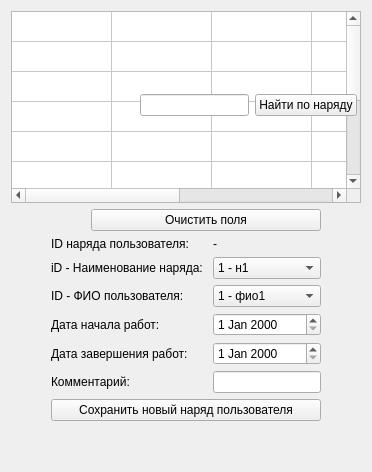
                  <widget class="QWidget" name="tab_32">
                   <attribute name="title">
                    <string>Наряды пользователей</string>
                   </attribute>
                   <layout class="QGridLayout" name="gridLayout_51">
                    <item row="0" column="0">
                     <layout class="QVBoxLayout" name="verticalLayout_25">
                      <item>
                       <layout class="QHBoxLayout" name="horizontalLayout_31">
                        <item>
                         <widget class="QTableWidget" name="table_userDuty">
                          <property name="minimumSize">
                           <size>
                            <width>0</width>
                            <height>150</height>
                           </size>
                          </property>
                          <property name="maximumSize">
                           <size>
                            <width>16777215</width>
                            <height>250</height>
                           </size>
                          </property>
                          <property name="dragEnabled">
                           <bool>false</bool>
                          </property>
                          <property name="showGrid">
                           <bool>true</bool>
                          </property>
                          <property name="sortingEnabled">
                           <bool>false</bool>
                          </property>
                          <property name="wordWrap">
                           <bool>true</bool>
                          </property>
                          <property name="cornerButtonEnabled">
                           <bool>true</bool>
                          </property>
                          <attribute name="horizontalHeaderVisible">
                           <bool>false</bool>
                          </attribute>
                          <attribute name="verticalHeaderVisible">
                           <bool>false</bool>
                          </attribute>
                          <row>
                           <property name="text">
                            <string>Новая строка</string>
                           </property>
                          </row>
                          <row>
                           <property name="text">
                            <string>Новая строка</string>
                           </property>
                          </row>
                          <row>
                           <property name="text">
                            <string>Новая строка</string>
                           </property>
                          </row>
                          <row>
                           <property name="text">
                            <string>Новая строка</string>
                           </property>
                          </row>
                          <row>
                           <property name="text">
                            <string>Новая строка</string>
                           </property>
                          </row>
                          <row>
                           <property name="text">
                            <string>Новая строка</string>
                           </property>
                          </row>
                          <row>
                           <property name="text">
                            <string>Новая строка</string>
                           </property>
                          </row>
                          <row>
                           <property name="text">
                            <string>Новая строка</string>
                           </property>
                          </row>
                          <row>
                           <property name="text">
                            <string>Новая строка</string>
                           </property>
                          </row>
                          <row>
                           <property name="text">
                            <string>Новая строка</string>
                           </property>
                          </row>
                          <column>
                           <property name="text">
                            <string>ID</string>
                           </property>
                          </column>
                          <column>
                           <property name="text">
                            <string>ID пользователя</string>
                           </property>
                          </column>
                          <column>
                           <property name="text">
                            <string>ID наряда</string>
                           </property>
                          </column>
                          <column>
                           <property name="text">
                            <string>Дата начала</string>
                           </property>
                          </column>
                          <column>
                           <property name="text">
                            <string>Дата завершения</string>
                           </property>
                          </column>
                          <column>
                           <property name="text">
                            <string>Комментарий</string>
                           </property>
                          </column>
                          <item row="0" column="0">
                           <property name="text">
                            <string/>
                           </property>
                          </item>
                         </widget>
                        </item>
                       </layout>
                      </item>
                      <item>
                       <layout class="QGridLayout" name="gridLayout_5">
                        <item row="0" column="1" rowspan="2" colspan="2">
                         <layout class="QVBoxLayout" name="verticalLayout_6">
                          <item>
                           <layout class="QHBoxLayout" name="horizontalLayout_19">
                            <item>
                             <spacer name="horizontalSpacer_30">
                              <property name="orientation">
                               <enum>Qt::Vertical</enum>
                              </property>
                              <property name="sizeHint" stdset="0">
                               <size>
                                <width>40</width>
                                <height>20</height>
                               </size>
                              </property>
                             </spacer>
                            </item>
                            <item>
                             <widget class="QPushButton" name="btn_userDutyClear">
                              <property name="text">
                               <string>Очистить поля</string>
                              </property>
                             </widget>
                            </item>
                           </layout>
                          </item>
                          <item>
                           <layout class="QFormLayout" name="formLayout_2">
                            <item row="0" column="0">
                             <widget class="QLabel" name="label_58">
                              <property name="text">
                               <string>ID наряда пользователя: </string>
                              </property>
                             </widget>
                            </item>
                            <item row="0" column="1">
                             <widget class="QLabel" name="label_users_duty_id">
                              <property name="text">
                               <string>-</string>
                              </property>
                             </widget>
                            </item>
                            <item row="2" column="0">
                             <widget class="QLabel" name="label_36">
                              <property name="text">
                               <string>iD - Наименование наряда: </string>
                              </property>
                             </widget>
                            </item>
                            <item row="2" column="1">
                             <widget class="QComboBox" name="duty_id">
                              <item>
                               <property name="text">
                                <string>1 - н1</string>
                               </property>
                              </item>
                              <item>
                               <property name="text">
                                <string>2 - н2</string>
                               </property>
                              </item>
                              <item>
                               <property name="text">
                                <string>3 - н3</string>
                               </property>
                              </item>
                             </widget>
                            </item>
                            <item row="3" column="0">
                             <widget class="QLabel" name="label_53">
                              <property name="text">
                               <string>ID - ФИО пользователя: </string>
                              </property>
                             </widget>
                            </item>
                            <item row="3" column="1">
                             <widget class="QComboBox" name="comboBox_user_id">
                              <item>
                               <property name="text">
                                <string>1 - фио1</string>
                               </property>
                              </item>
                              <item>
                               <property name="text">
                                <string>2 - фио2</string>
                               </property>
                              </item>
                              <item>
                               <property name="text">
                                <string>3</string>
                               </property>
                              </item>
                              <item>
                               <property name="text">
                                <string>4</string>
                               </property>
                              </item>
                              <item>
                               <property name="text">
                                <string>5</string>
                               </property>
                              </item>
                              <item>
                               <property name="text">
                                <string>6</string>
                               </property>
                              </item>
                             </widget>
                            </item>
                            <item row="4" column="0">
                             <widget class="QLabel" name="label_54">
                              <property name="text">
                               <string>Дата начала работ: </string>
                              </property>
                             </widget>
                            </item>
                            <item row="4" column="1">
                             <widget class="QDateEdit" name="dateTimeEdit_date_start"/>
                            </item>
                            <item row="5" column="0">
                             <widget class="QLabel" name="label_55">
                              <property name="text">
                               <string>Дата завершения работ: </string>
                              </property>
                             </widget>
                            </item>
                            <item row="5" column="1">
                             <widget class="QDateEdit" name="dateTimeEdit_date_finish"/>
                            </item>
                            <item row="6" column="0">
                             <widget class="QLabel" name="label_56">
                              <property name="text">
                               <string>Комментарий:</string>
                              </property>
                             </widget>
                            </item>
                            <item row="6" column="1">
                             <widget class="QLineEdit" name="lineEdit_users_duty_note"/>
                            </item>
                           </layout>
                          </item>
                          <item>
                           <layout class="QHBoxLayout" name="horizontalLayout_btnUserDuty">
                            <item>
                             <widget class="QPushButton" name="btn_saveNewDutyUser">
                              <property name="text">
                               <string>Сохранить новый наряд пользователя</string>
                              </property>
                             </widget>
                            </item>
                           </layout>
                          </item>
                         </layout>
                        </item>
                        <item row="0" column="3">
                         <spacer name="horizontalSpacer_6">
                          <property name="orientation">
                           <enum>Qt::Vertical</enum>
                          </property>
                          <property name="sizeType">
                           <enum>QSizePolicy::Fixed</enum>
                          </property>
                          <property name="sizeHint" stdset="0">
                           <size>
                            <width>40</width>
                            <height>20</height>
                           </size>
                          </property>
                         </spacer>
                        </item>
                        <item row="1" column="0">
                         <spacer name="horizontalSpacer_3">
                          <property name="orientation">
                           <enum>Qt::Vertical</enum>
                          </property>
                          <property name="sizeType">
                           <enum>QSizePolicy::Fixed</enum>
                          </property>
                          <property name="sizeHint" stdset="0">
                           <size>
                            <width>40</width>
                            <height>20</height>
                           </size>
                          </property>
                         </spacer>
                        </item>
                       </layout>
                      </item>
                      <item>
                       <spacer name="verticalSpacer_4">
                        <property name="orientation">
                         <enum>Qt::Vertical</enum>
                        </property>
                        <property name="sizeHint" stdset="0">
                         <size>
                          <width>20</width>
                          <height>40</height>
                         </size>
                        </property>
                       </spacer>
                      </item>
                     </layout>
                    </item>
                   </layout>
                   <widget class="QWidget" name="layoutWidget_3">
                    <property name="geometry">
                     <rect>
                      <x>100</x>
                      <y>90</y>
                      <width>297</width>
                      <height>30</height>
                     </rect>
                    </property>
                    <layout class="QGridLayout" name="gridLayout_34">
                     <item row="0" column="4">
                      <spacer name="horizontalSpacer_8">
                       <property name="orientation">
                        <enum>Qt::Vertical</enum>
                       </property>
                       <property name="sizeHint" stdset="0">
                        <size>
                         <width>40</width>
                         <height>20</height>
                        </size>
                       </property>
                      </spacer>
                     </item>
                     <item row="0" column="0">
                      <spacer name="horizontalSpacer_19">
                       <property name="orientation">
                        <enum>Qt::Vertical</enum>
                       </property>
                       <property name="sizeHint" stdset="0">
                        <size>
                         <width>40</width>
                         <height>20</height>
                        </size>
                       </property>
                      </spacer>
                     </item>
                     <item row="0" column="2">
                      <widget class="QPushButton" name="btn_userDutySearch">
                       <property name="cursor">
                        <cursorShape>PointingHandCursor</cursorShape>
                       </property>
                       <property name="mouseTracking">
                        <bool>true</bool>
                       </property>
                       <property name="text">
                        <string>Найти по наряду</string>
                       </property>
                      </widget>
                     </item>
                     <item row="0" column="1">
                      <widget class="QLineEdit" name="line_userDutySearch"/>
                     </item>
                    </layout>
                   </widget>
                  </widget>
